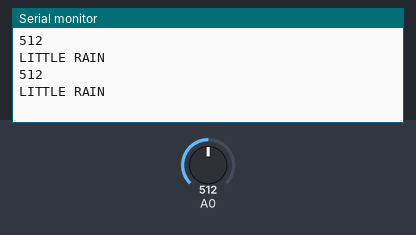
Bench run of a sketch on a simulated Arduino Uno, built with avr-gcc and run on an emulated ATmega328P. Shown: the last lines printed to the serial monitor. Inputs (shaded band) come from the test bench; at power-on: A0 = 512.

Above: at 1.8 s.
1.9 s: A0 set to 390
At 2.8 s:
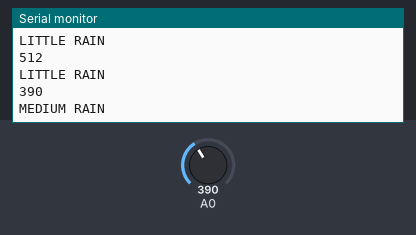
4.5 s: A0 set to 340
At 5.5 s:
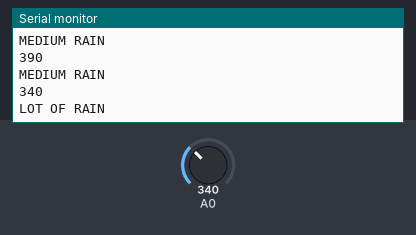
7.5 s: A0 set to 810
At 8.8 s:
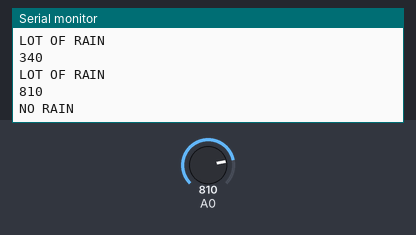
Timing chart, 0 to 10.5 s (numbered marks = the images above; inputs shaded):
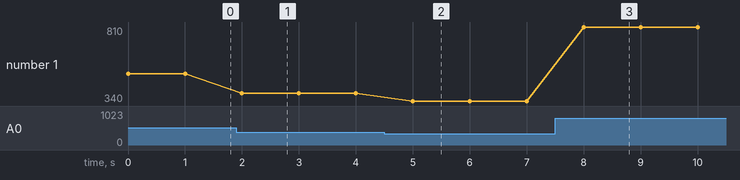

The sketch:

Raindrop_Sensor.ino
```cpp
void setup() {
  // put your setup code here, to run once:
pinMode(A0, INPUT);
Serial.begin(9600);
}

void loop() {
  // put your main code here, to run repeatedly:
int sensorval;
sensorval=analogRead(A0);
Serial.println(sensorval);
if(sensorval>= 800){
  Serial.println("NO RAIN");
}else if(sensorval>=400 && sensorval<=600 ){
  Serial.println("LITTLE RAIN");
}else if(sensorval>=350 && sensorval<=400){
  Serial.println("MEDIUM RAIN");
}else if(sensorval<=350){
  Serial.println("LOT OF RAIN");
}
delay(1000);
}
```

Measured:
- after the input at 1.9 s, the serial monitor: prints a new line after 0.10 s (image 1)
- after the input at 4.5 s, the serial monitor: prints a new line after 0.50 s (image 2)
- after the input at 7.5 s, the serial monitor: prints a new line after 0.50 s (image 3)
- plotted number 1: 512 → 390 after the input at 1.9 s, 390 → 340 after the input at 4.5 s, 340 → 810 after the input at 7.5 s
